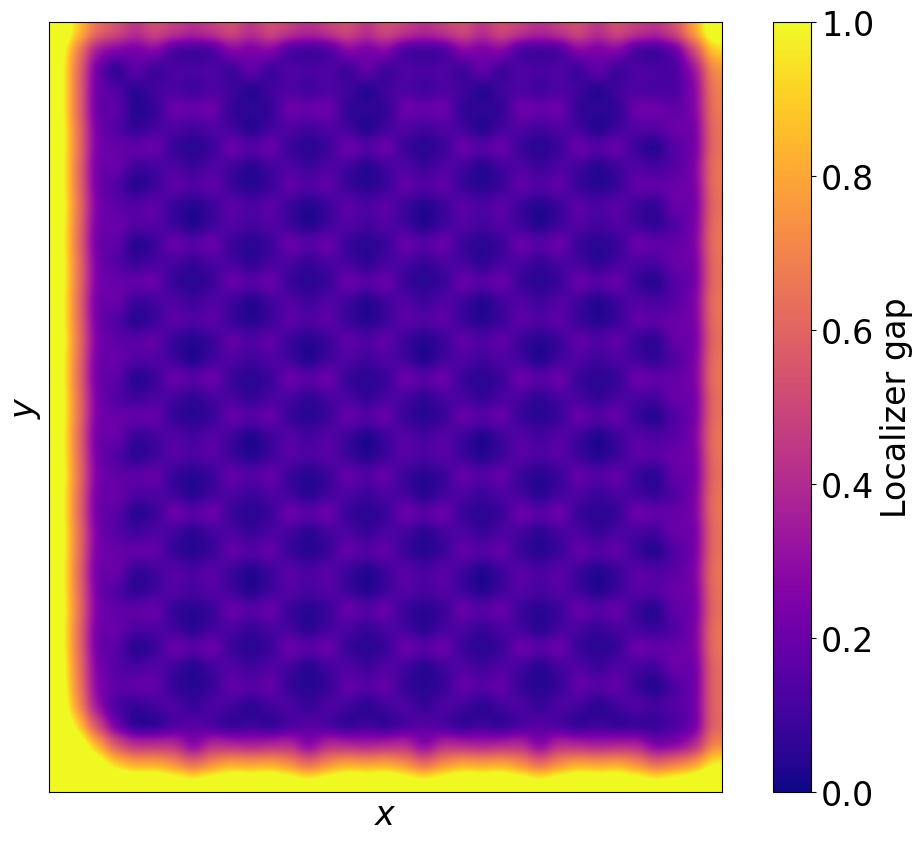

The Python source for this figure:
import numpy as np
import matplotlib.pyplot as plt

N = 5
Nx = 2 * N
ky = np.linspace(0, 2 * np.pi / np.sqrt(3), 100)
# on-site potential at sublattice a(-), b(+)
m = 0
# on-site potential at triangle lattice
m2 = -0.35
# nearest hopping
t1 = 1
# triangle lattice hopping
t2 = 0.2
# hexagonal-triangle hopping
t3 = 0.3
# next nearest hopping
tc = 0.5
phi = np.pi / 2

def approximates(a, b):
    err = 10**(-6)
    return b - err < a and a < b + err

def Haldane_zigzagx(Nx, Ny):
    # Nx, Ny: even, 六角格子を各方向に並べる数
    sites = []
    xs = np.arange(0, 3 * Nx / 2 + 1, 1 / 2)

    ys_0_2_4 = np.arange(np.sqrt(3) / 2, (Ny + 3 / 2) * np.sqrt(3), np.sqrt(3))
    ys_1_3_5 = np.arange(0, (Ny + 1) * np.sqrt(3), np.sqrt(3))

    for x in xs:
        if x % 3 == 0:
            for y in ys_0_2_4:
                sites += [[x, y, "a"]]
        elif (x - 1 / 2) % 3 == 0:
            for y in ys_1_3_5:
                sites += [[x, y, "b"]]
        elif (x - 1) % 3 == 0:
            for y in ys_0_2_4:
                sites += [[x, y, "c"]]
        elif (x - 3 / 2) % 3 == 0:
            for y in ys_1_3_5:
                sites += [[x, y, "a"]]
        elif (x - 2) % 3 == 0:
            for y in ys_0_2_4:
                sites += [[x, y, "b"]]
        elif (x - 5 / 2) % 3 == 0:
            for y in ys_1_3_5:
                sites += [[x, y, "c"]]

    return sites

# ホッピングインデックスの獲得
def get_hopping_indices(sites):
    err = 10**(-6)
    nearests = []
    triangles = []
    couplings = []
    next_nearests = []

    for i in range(len(sites)):
        for j in range(i, len(sites)):
            xi, yi, si = sites[i][0], sites[i][1], sites[i][2]
            xj, yj, sj = sites[j][0], sites[j][1], sites[j][2]
            xij = xi - xj
            yij = yi - yj

            distance = np.sqrt(xij**2 + yij**2)
            if approximates(distance, np.sqrt(3)) and (si == "c" and sj == "c"):
                xij = xij / np.sqrt(3)
                yij = yij / np.sqrt(3)
                triangles.append([i, j, xij, yij])
            elif approximates(distance, 1) and (si == "c" or sj == "c"):
                couplings.append([i, j, xij, yij])
            elif approximates(distance, 1):
                nearests.append([i, j, xij, yij])
            elif approximates(distance, np.sqrt(3)):
                xij = xij / np.sqrt(3)
                yij = yij / np.sqrt(3)
                next_nearests.append([i, j, xij, yij])

    return nearests, triangles, couplings, next_nearests

def make_unitvector_a_rij():
    v0 = [0, -1]
    v1 = [np.sqrt(3) / 2, -1 / 2]
    v2 = [np.sqrt(3) / 2, 1 / 2]
    v3 = [1, 0]
    v4 = [-np.sqrt(3), 1 / 2]
    v5 = [-np.sqrt(3) / 2, -1 / 2]

    return [v0, v1, v2, v3, v4, v5]

def identify_direction(vs, sublattice, next_nearest):
    xij = next_nearest[2]
    yij = next_nearest[3]

    for i in range(len(vs)):
        if (sublattice == "a") and (i == 0 or i == 2 or i == 4) and (approximates(xij, vs[i][0]) and approximates(yij, vs[i][1])):
            return "+"
        elif (sublattice == "a") and (i == 1 or i == 3 or i == 5) and (approximates(xij, vs[i][0]) and approximates(yij, vs[i][1])):
            return "-"
        elif (sublattice == "b") and (i == 1 or i == 3 or i == 5) and (approximates(xij, vs[i][0]) and approximates(yij, vs[i][1])):
            return "+"
        else:
            return "-"

def add_phase_info(sites, next_nearests):
    vs = make_unitvector_a_rij()
    sublattices = [sites[i][2] for i in range(len(sites))]

    for next_nearest in next_nearests:
        i = next_nearest[0]
        sign = identify_direction(vs, sublattices[i], next_nearest)
        next_nearest += [sign]

    return next_nearests

def make_plot_hop(sites, nearests, triangles, couplings, next_nearests):
    fig, ax = plt.subplots(figsize=(10,10))
    ax.spines['right'].set_visible(False)
    ax.spines['top'].set_visible(False)
    ax.spines['bottom'].set_visible(False)
    ax.spines['left'].set_visible(False)
    ax.set_xticks([])
    ax.set_yticks([])
    fig.patch.set_alpha(0)
    ax.patch.set_alpha(0)

    for X in sites:
        colors_dict = {"a": "orange", "b": "green", "c": "navy"}
        marker_dict = {"a": "o", "b": "o", "c": "^"}
        ax.scatter(X[0], X[1], zorder=3, marker = marker_dict[X[2]], c=colors_dict[X[2]])

    for hop in nearests:
        xi = sites[hop[0]][0]
        yi = sites[hop[0]][1]
        xitoj = -hop[2]
        yitoj = -hop[3]
        ax.plot([xi, xi + xitoj], [yi, yi + yitoj], ls = "-", c = "black")

    for hop in triangles:
        xi = sites[hop[0]][0]
        yi = sites[hop[0]][1]
        xitoj = -hop[2] * np.sqrt(3)
        yitoj = -hop[3] * np.sqrt(3)
        ax.plot([xi, xi + xitoj], [yi, yi + yitoj], ls = "--", c = "aqua")

    for hop in couplings:
        xi = sites[hop[0]][0]
        yi = sites[hop[0]][1]
        xitoj = -hop[2]
        yitoj = -hop[3]
        ax.plot([xi, xi + xitoj], [yi, yi + yitoj], ls = ":", c = "gold")

    for hop in next_nearests:
        xi = sites[hop[0]][0]
        yi = sites[hop[0]][1]
        xitoj = -hop[2] * np.sqrt(3)
        yitoj = -hop[3] * np.sqrt(3)
        ax.plot([xi, xi + xitoj], [yi, yi + yitoj], ls = "-.", c = "gray")

    plt.show()

def make_dense_Hamiltonian(sites, nearests, triangles, couplings, next_nearests):
    N = len(sites)
    H = np.zeros((N, N), dtype="complex128")

    # on-site potential
    m_dict = {"a": -m, "b": m, "c": m2}
    for k in range(N):
        i = k
        j = k
        Hij = m_dict[sites[k][2]]

        H[i, j] = Hij

    # nearest hopping
    for hop in nearests:
        i = hop[0]
        j = hop[1]
        Hij = -t1

        H[i, j] = Hij
        H[j, i] = Hij

    # triangle hopping
    for hop in triangles:
        i = hop[0]
        j = hop[1]
        Hij = -t2

        H[i, j] = Hij
        H[j, i] = Hij

    # hexagonal-triangle hopping
    for hop in couplings:
        i = hop[0]
        j = hop[1]
        Hij = -t3

        H[i, j] = Hij
        H[j, i] = Hij

    # next-nearest hopping
    phi_dict = {"+": phi, "-": -phi}
    for hop in next_nearests:
        i = hop[0]
        j = hop[1]
        Hij = -tc * np.exp(1j * phi_dict[hop[4]])

        H[i, j] = Hij
        H[j, i] = Hij.conjugate()

    return H

def make_spectral_localizer(x, y, kappa, X, Y, H):
    # E = 0で固定
    Ntot = len(X)
    X = np.diag(X - x)
    Y = np.diag(Y - y)
    L = np.zeros((2 * Ntot, 2 * Ntot), dtype="complex128")

    L[:Ntot, :Ntot] = H
    L[Ntot:, :Ntot] = kappa * (X + 1j * Y)
    L[:Ntot, Ntot:] = kappa * (X - 1j * Y)
    L[Ntot:, Ntot:] = -H

    return L

def local_Chern_number(x, y, X, Y, H):
    #_, D = LDLT_decomposition(L) こっちはゼロ除算が出てしまって上手くいかない（対角化の結果と変わってしまう）
    L = make_spectral_localizer(x, y, kappa, X, Y, H)
    D, _ = np.linalg.eigh(L)

    CL = 0
    gap = 10
    for d in D:
        if d > 0:
            CL += 1
        elif d < 0:
            CL -= 1

        if abs(d) < abs(gap):
            gap = d

    CL /= 2

    return CL, gap

def gap_of_x(x, y, ind_y, gaps):
    gaps = gaps.reshape(len(xs), len(ys))

    return gaps[:, ind_y]

def make_plot_CL(x, y, data):
    # data = array([CLi])
    X, Y = np.meshgrid(x, y)
    Z = data.reshape((len(x), len(y))).T

    fig, ax = plt.subplots(figsize=(13,10))
    im = ax.imshow(Z, interpolation='gaussian', cmap="plasma", origin='lower', vmax=Z.max(), vmin=Z.min())
    ax.grid(False)
    ax.set_xticks([])
    ax.set_yticks([])
    ax.set_xlabel(r"$x$")
    ax.set_ylabel(r"$y$")

    plt.colorbar(im, label='Local Chern number')

    plt.show()

def make_plot_gap(x, y, data):
    # data = array([gapi])
    X, Y = np.meshgrid(x, y)
    Z = np.abs(data.reshape((len(x), len(y))).T)

    fig, ax = plt.subplots(figsize=(13,10))
    im = ax.imshow(Z, interpolation='gaussian', cmap="plasma", origin='lower', vmax=1, vmin=0)
    ax.grid(False)
    ax.set_xticks([])
    ax.set_yticks([])
    ax.set_xlabel(r"$x$")
    ax.set_ylabel(r"$y$")

    plt.colorbar(im, label='Localizer gap')

    plt.show()

def make_plot_spectrum(x, spectrum):
    fig, ax = plt.subplots(figsize = (10, 10))
    ax.set_xlabel(r"$x$")
    ax.set_ylabel(r"Energy $E$ / $t_1$")
    ax.set_xlim(-1, 18.686533479473212)
    ax.set_ylim(-0.3, 0.3)
    ax.minorticks_on()

    ax.plot(x, spectrum, c="gray")
    ax.hlines([0.], xmin=-2, xmax=19, lw=1, colors="black")

    plt.show()



# 実行
Nx = 10
Ny = 10
sites = Haldane_zigzagx(Nx, Ny)
nearests, triangles, couplings, next_nearests = get_hopping_indices(sites)
next_nearests = add_phase_info(sites, next_nearests)
H = make_dense_Hamiltonian(sites, nearests, triangles, couplings, next_nearests)
X = np.array([sites[i][0] for i in range(len(sites))])
Y = np.array([sites[i][1] for i in range(len(sites))])

kappa = 1
xs = np.arange(-1, 16.5, 0.5)
ys = np.arange(-1, 18.686533479473212, 0.5)

data_CH = []
data_gap = []
cnt = 0
for x in xs:
    for y in ys:
        CL, gap = local_Chern_number(x, y, X, Y, H)
        data_CH += [CL]
        data_gap += [gap]
        cnt += 1
        print(cnt)

data_CH = np.array(data_CH)
data_gap = np.array(data_gap)

make_plot_CL(xs, ys, data_CH)
make_plot_gap(xs, ys, data_gap)

spectrum = gap_of_x(x, y, 14, data_gap)
make_plot_spectrum(xs, spectrum)
